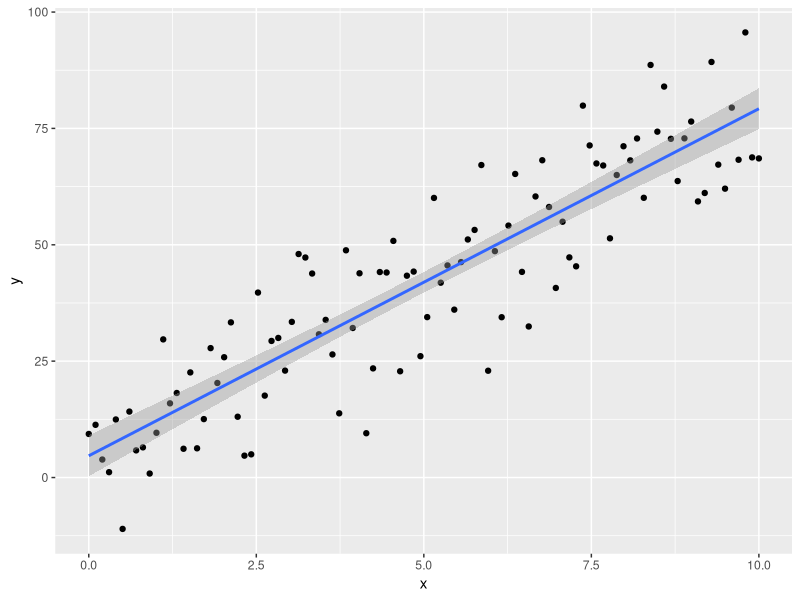

The R script that drew this image: (Note: this script raises an error after producing the figure.)
## ---- chunk 1
library(knitr)
library(tidyverse)
## ---- chunk 2
set.seed(12345)
b0 <- 3.5
b1 <- 7.2
sigma = 10
df <- tibble(x = seq(0, 10, length.out = 100),
             y = b0 + b1 * x + 
               rnorm(length(x), 0, sigma))
## ---- chunk 3
fit <- lm(y ~ x, df)
## ---- chunk 4
summary(fit)
## ---- chunk 5
coef(fit)

coef(fit)["(Intercept)"]
coef(fit)["x"]
## ---- chunk 6
s <- summary(fit)

s$coefficients

s$coefficients['x', 'Estimate']
s$coefficients['x', 'Std. Error']
## ---- chunk 7
ggplot(df, aes(x = x, y = y)) + 
  geom_point() + 
  geom_smooth(method = "lm")

## ---- chunk 8
paleo <- read_rds("tree-rings.rds")
glimpse(paleo)
## ---- chunk 9
fit_paleo <- lm(t_min ~ growth_index, paleo)
## ---- chunk 10
summary(fit_paleo)
## ---- chunk 11
ggplot(paleo, aes(x = growth_index, y = t_min)) + 
  geom_point() +
  geom_smooth(method="lm") +
  labs(x = "Tree ring growth index",
       y = expression(paste("Minimum summer temperature (", 
                            degree * C, ")")))
## ---- chunk 12
diffus <- read_rds("argon-diffusion.rds")
glimpse(diffus)
## ---- chunk 13
ggplot(diffus, aes(x = t, y = d)) +
  geom_point(size = 3) + 
  labs(x = "T(K)", y = "D (cm^2 / sec)")
## ---- chunk 14
diffus <- diffus |> mutate(P = factor(P), a = factor(a))

ggplot(diffus, aes(x = t, y = d)) + 
  geom_point(aes(color = P, shape = a), size = 3) + 
  scale_color_brewer(palette = "Dark2", name = "P (kbar)") + 
  scale_shape_manual(values = c("56" = 15, "80" = 16, 
                                "97" = 17, "202" = 18), 
                     name = expression(paste("radius (", 
                                             mu * m, ")"))) +
  labs(x = "T (K)", 
       y = expression(paste("D (", cm^2 / sec, ")")))

## ---- chunk 15
diffus <- diffus |> mutate(t_inv = 1000 / t, 
                           log_d = log(d))
## ---- chunk 16
p_xform <- ggplot(diffus, aes(x = t_inv, y = log_d)) + 
  geom_point(aes(color = P, shape = a), size = 3) + 
  scale_color_brewer(palette = "Dark2", 
                     name = "P (kbar)") + 
  scale_shape_manual(values = c("56" = 15, "80" = 16, 
                                "97" = 17, "202" = 18), 
                     name = expression(paste("radius (", 
                                             mu * m, ")"))
                     ) +
  labs(x = expression(paste(1 / T, " (", 10^3 / K, ")")), 
       y = expression(paste(log~D, " (", cm^2 / sec, ")")),
       title = "Transformed Data") 

p_xform
## ---- chunk 17
fit_diffus <- lm(log_d ~ t_inv, diffus)
## ---- chunk 18
summary(fit_diffus)
## ---- chunk 19
p_xform + geom_smooth(method="lm")
